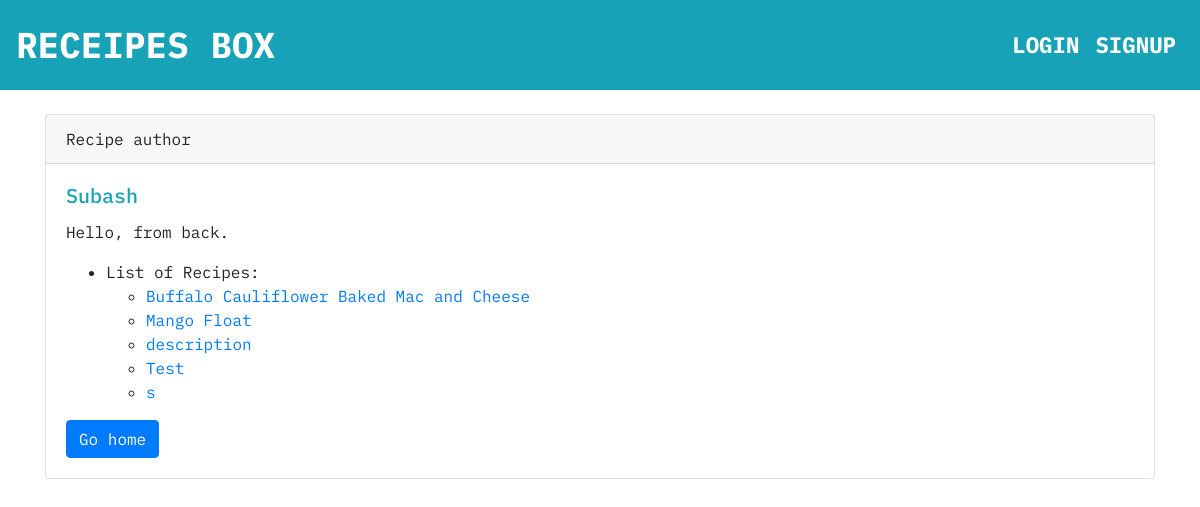
Page /author/1/ on the committed database.
### recipe/models.py (models this page shows, shortened)
class Author(models.Model):
    name = models.CharField(max_length=30)
    bio = models.TextField()
    user = models.OneToOneField(User, on_delete=models.CASCADE)

class Recipe(models.Model):
    author = models.ForeignKey(Author, on_delete=models.CASCADE)
    title = models.CharField(max_length=50)
    description = models.TextField()
    time_required = models.CharField(max_length=30)
    instructions = models.TextField(default="Instruction coming soon.")
    imageUrl = models.TextField(default='https://d2ebzu6go672f3.cloudfront.net/media/content/images'
                                        '/p3_MedDiet_W1806_gi667751254.jpg')
    date_created = models.DateTimeField(default=timezone.now)

### recipe/views.py (the view)
# urls.py: path('author/<int:author_id>/', views.author_detail, name="authorDetail"),
def author_detail(request, author_id):
    author = get_object_or_404(Author, pk=author_id)
    recipes = Recipe.objects.all()
    return render(request, 'recipe/authorDetail.html', {
        'author': author,
        'recipes': recipes,
    })

### recipe/templates/recipe/authorDetail.html
{% extends 'base.html' %} {% block content %}
<div class="card">
  <div class="card-header">
    Recipe author
  </div>
  <div class="card-body">
    <h5 class="card-title text-info">  {{author.name}}</h5>
    <p class="card-text">
      {{author.bio}}
    </p>
    <ul>
      <li>
        List of Recipes:
      </li>
      <ul>
      {% for recipe in recipes %}
      {% if author.id == recipe.author.id %}
          <li> <a href="{% url 'recipes:recipe_detail' recipe.id %}">{{recipe.title}}</a></li>
      {% endif %}
      {% endfor %}
      </ul>
    </ul>
    <a href="/" class="btn btn-primary">Go home</a>
  </div>
</div>
{% endblock content %}

### static/css/style.css (style rules this page uses)
html, body { font-family: "IBM Plex Mono", monospace !important; background-image: url("https://images.unsplash.com/photo-1495195129352-aeb325a55b65?ixlib=rb-1.2.1&auto=format&fit=crop&w=2255&q=80"); }
.card-text { font-family: "IBM Plex Mono", monospace; }
.card { margin-top: 1% !important; }

### rows in the picture
Author: name "Subash", bio "Hello, from back."
Recipe: title "Buffalo Cauliflower Baked Mac and Cheese"
Recipe: title "Mango Float"
Recipe: title "description"
Recipe: title "Test"
Recipe: title "s"
